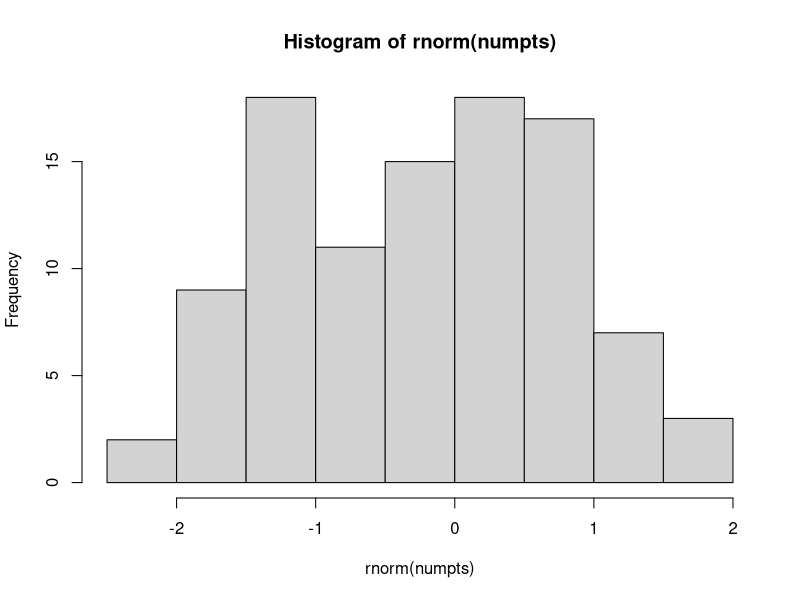
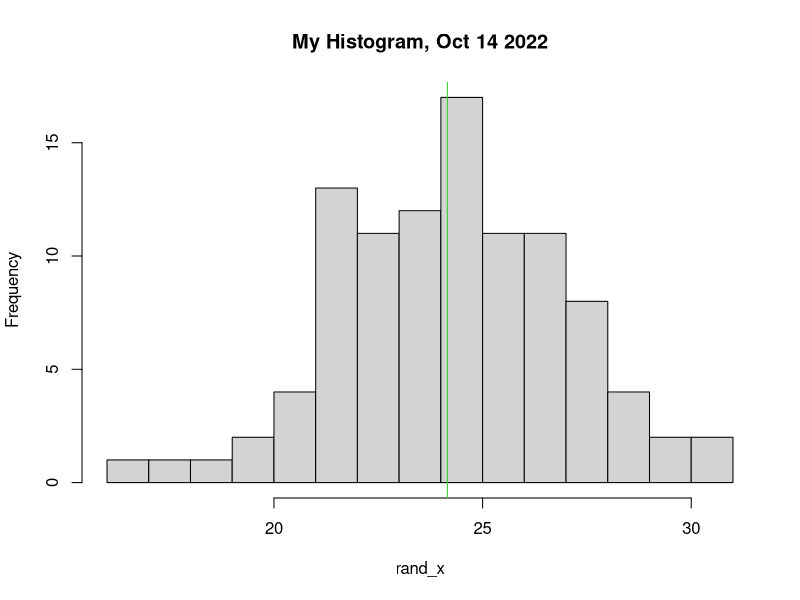
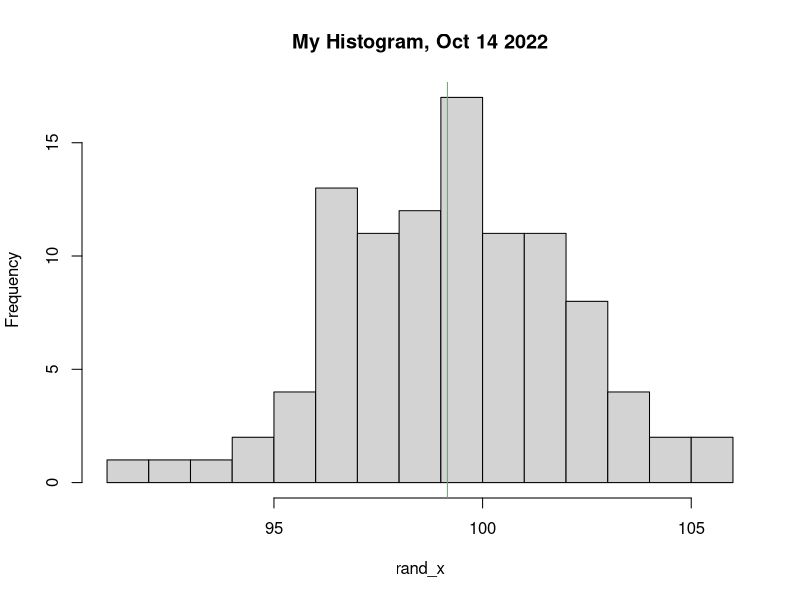
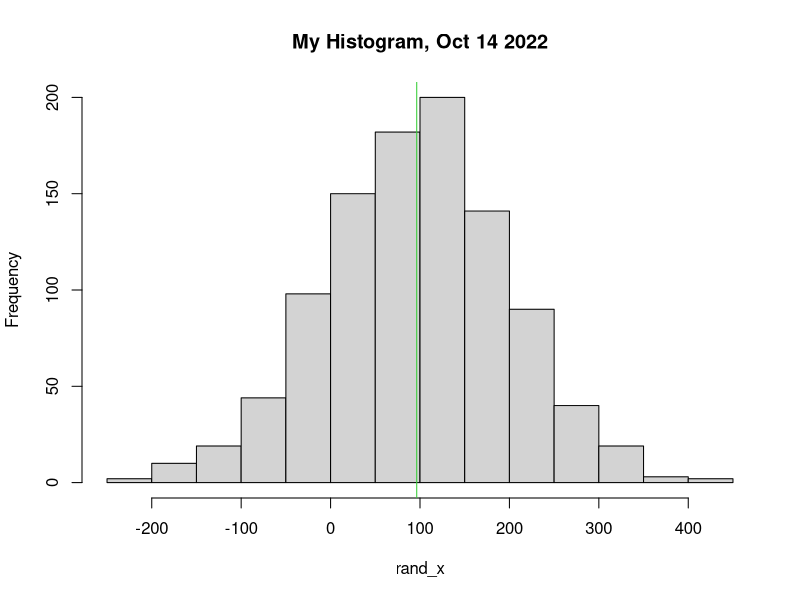
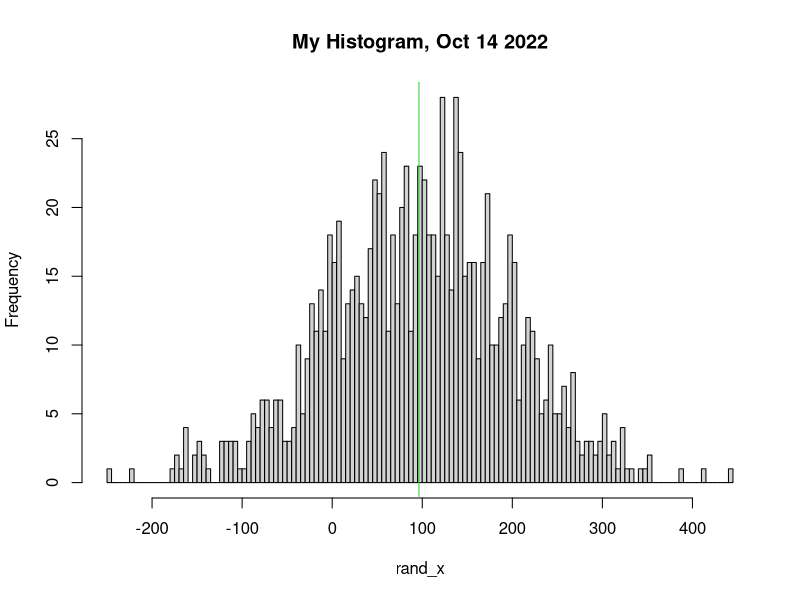

Generate these figures, in order, with R:
################################################
# PlotRandom.R
# 
# Author: Ryan McCollum
# Date: October 14th 2022
#
# Purpose: function that will generate a random sample of
#          normal derivatives, plot a histogram and maybe
#          provide "other stuff"
#


plotRandomD <- function(numpts=100) {
  hist(rnorm(numpts))
}

plotRandomD()

############################

# Lets build more flexibility for our function:

plotRandomNormals <- function(numpts=100, mu=24, sigma=3, numbins=15,
                              title = "My Histogram, Oct 14 2022",
                              meanColor = "lime green",
                              seed=8675309)
  {
  set.seed(seed)
  rand_x <- rnorm(numpts, mean=mu, sd=sigma)
  mean_x <- mean(rand_x)
  hist(rand_x, breaks=numbins, main=title)
  abline(v=mean_x, col=meanColor)
  list(Mean_x=mean_x,
       StDev_x=sd(rand_x),
       RandomValues=rand_x)
}

plotRandomNormals()
plotRandomNormals(mu=99)
plotRandomNormals(numpts=1000, mu=99, sigma=100)
plotRandomNormals(numpts=1000, mu=99, sigma=100, numbins=100)

